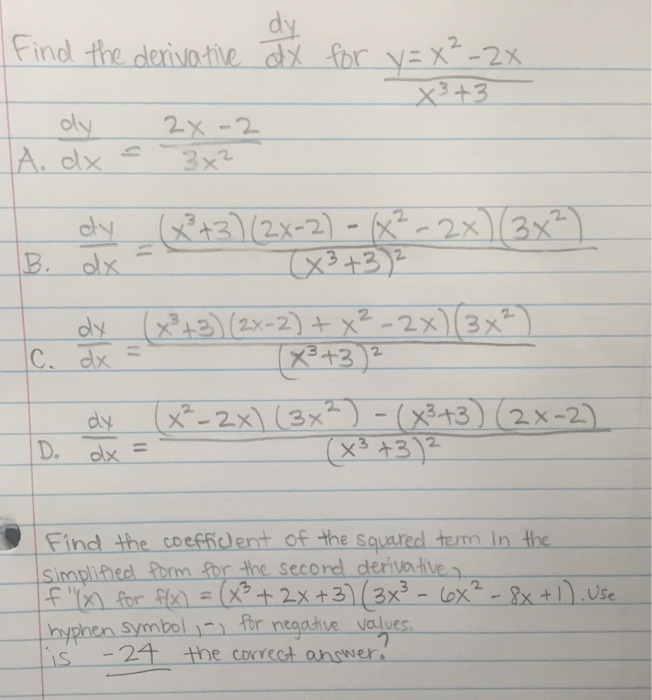
#> input picture temp.png, 652 x 700 px
$ python -i ocr.py   (imports and definitions only)
#> lines starting #> are read from the running program, lines starting #| are printed output that depends on the picture; after the words box and inside, x2 and y2 are one past the last pixel; in counts of white or black regions, pixels touching at a corner belong together
#> further down, picture is the input picture: shape (700, 652, 3); mean B, G, R 187.3, 193.6, 196.2
import pytesseract
import numpy as np
import cv2
from PIL import Image

def extract_text(image):
    """
    Extract text from an image using Tesseract OCR.
    Returns extracted text and confidence score.
    """

    # Convert PIL image to numpy array
    if isinstance(image, Image.Image):
        image = np.array(image)

    # Convert to grayscale
    gray = cv2.cvtColor(image, cv2.COLOR_BGR2GRAY)

    # -------- ADD PREPROCESSING HERE --------
    blur = cv2.GaussianBlur(gray, (5,5), 0)

    thresh = cv2.adaptiveThreshold(
        blur,
        255,
        cv2.ADAPTIVE_THRESH_GAUSSIAN_C,
        cv2.THRESH_BINARY,
        11,
        2
    )
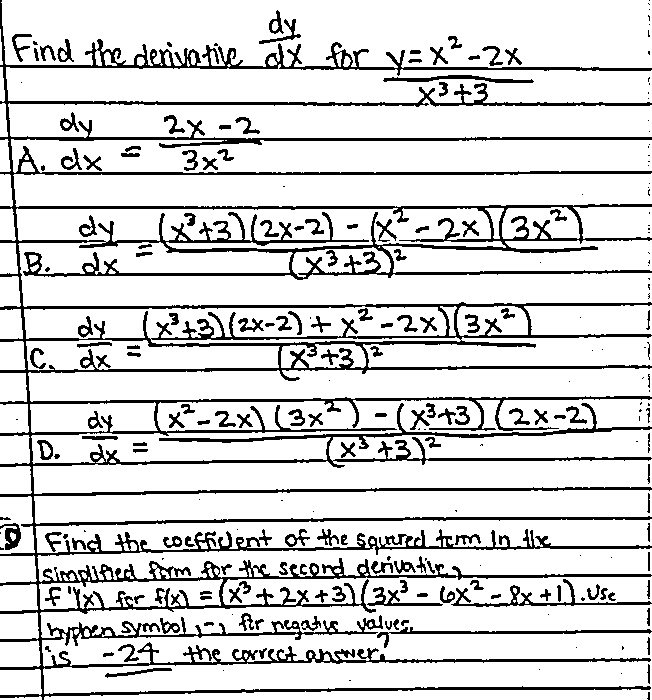
#> thresh: shape (700, 652); 84% white; 234 black regions (83 under 20 px), largest, box (x1, y1, x2, y2) and area: (0, 0, 652, 700) 57921, (377, 627, 652, 648) 874, (451, 579, 652, 607) 840
    # ---------------------------------------

    # Run OCR
#> (the run stopped early here; a loop or call above may not have finished)
